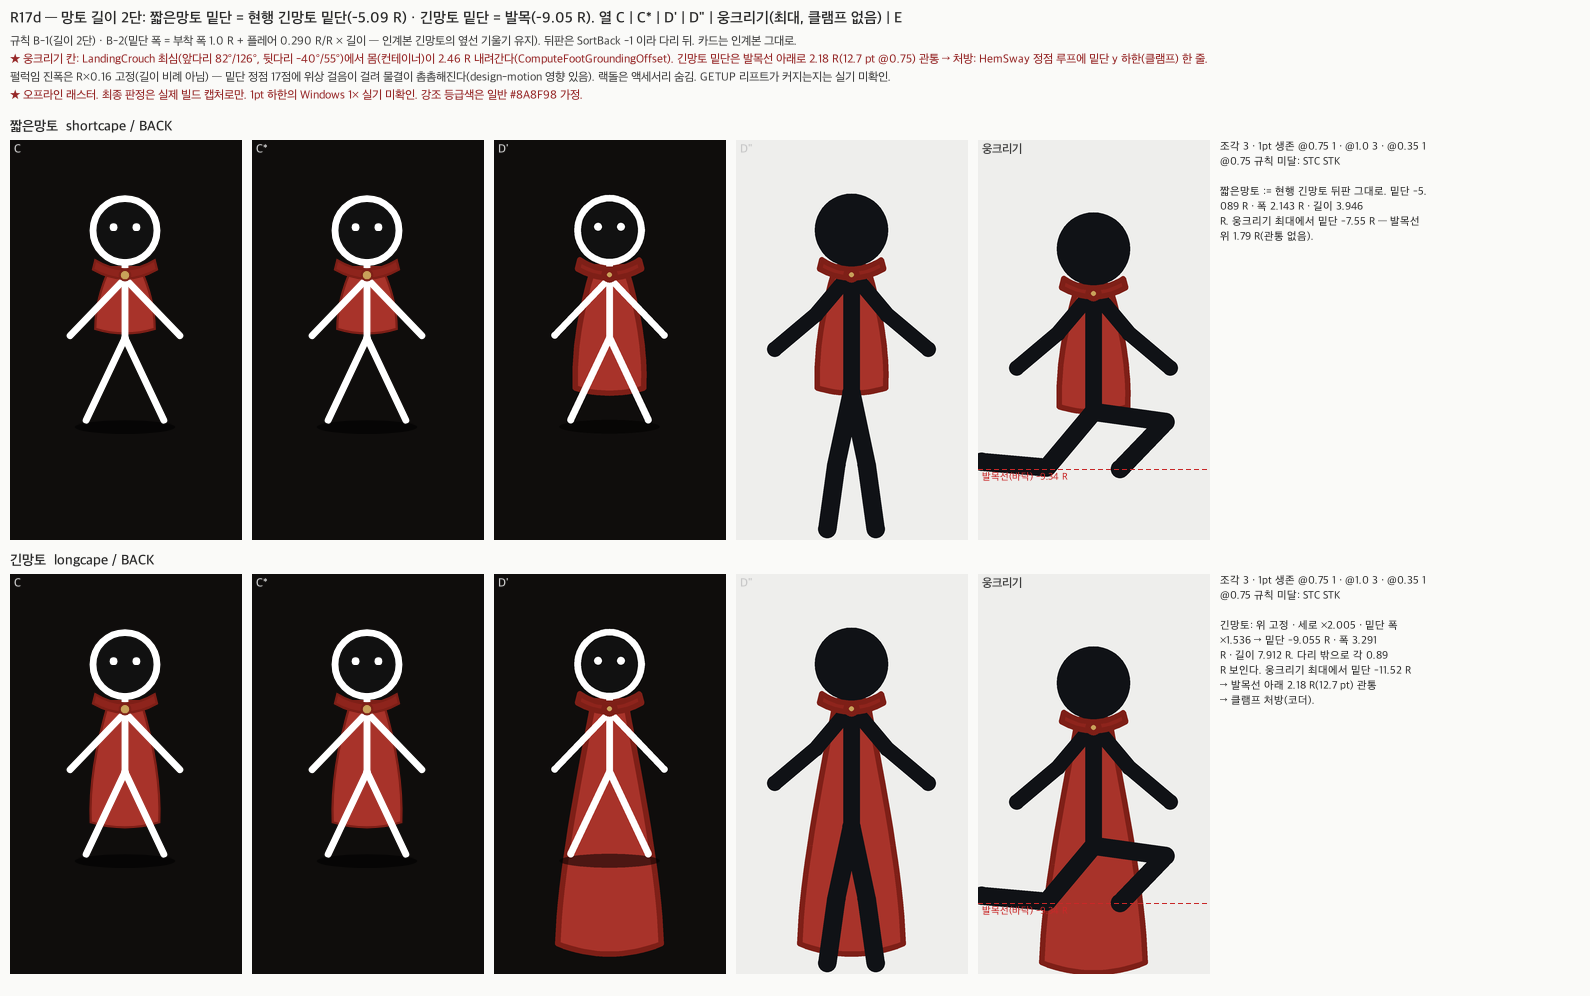

Recreate this plot in Python.
# -*- coding: utf-8 -*-
"""R17d — 망토 2행 시트 r17d_capes.png: 열 C | C* | D′ | D″ | 웅크리기(최대 깊이, 클램프 없음, 발목선 표시) | E.
    python3 r17d_capes.py     # ★ Chrome 필요
"""
import math, os, sys
from PIL import Image, ImageDraw
HERE = os.path.dirname(os.path.abspath(__file__)); sys.path.insert(0, HERE)
import rig
import r16_model as M16
import r16_raster as RZ
import r16_worn_sheet as S16
import r17_model as M
import r17_sheet as S17

WORN_W, WORN_H, R_PX, GAP = S16.WORN_W, S16.WORN_H, S16.R_PX, S16.GAP
CROUCH_H = 400
NOTE_W = 360

def draw_crouch_figure(cv, ox, oy, r_px, ink, amount=1.0):
    """웅크리기 자세(LandingCrouch 최심): 몸(머리·몸통·팔·컨테이너)은 crouch_offset 만큼 내려가고 다리는 각도로 굽는다."""
    off = M.crouch_offset(amount)
    P = lambda p: (ox + p[0] * r_px, oy - p[1] * r_px)
    hip = (0.0, rig.HIP_R + off)
    for sign, key in ((+1, "front"), (-1, "rear")):
        hipD, kneeD = M.CROUCH[key]
        hip0 = M.IDLE_SPREAD if sign > 0 else -M.IDLE_SPREAD
        h = hip0 + (hipD - hip0) * amount; k = M.IDLE_KNEE + (kneeD - M.IDLE_KNEE) * amount
        knee = (hip[0] + M.LEG_UP * math.sin(math.radians(h)), hip[1] - M.LEG_UP * math.cos(math.radians(h)))
        foot = (knee[0] + M.LEG_LO * math.sin(math.radians(h - k)), knee[1] - M.LEG_LO * math.cos(math.radians(h - k)))
        cv.line(P(hip), P(knee), M.W_LEG_R * r_px, ink); cv.line(P(knee), P(foot), M.W_LEG_R * r_px, ink)
    cv.line(P((0, -1.0 + off)), P(hip), M16.W_TORSO_R * r_px, ink)
    import r13_bodyocclusion as B
    for a, b in B.ARMS: cv.line(P((a[0], a[1] + off)), P((b[0], b[1] + off)), M16.W_ARM_R * r_px, ink)
    cv.disc(ox, oy - off * r_px, M16.HEAD_OUTER_R * r_px, ink)
    return off

def render_crouch(kind, w, h, head_cx, head_cy, r_px):
    """출하 화면 + 웅크리기 최대. 망토는 컨테이너와 함께 off 만큼 내려간다(클램프 없음). 발목선(바닥) = 빨간 점선."""
    cv = RZ.Canvas(w, h, S16.DESK_BG)
    off = M.crouch_offset(1.0)
    to_px = lambda p: (head_cx + p[0] * r_px, head_cy - (p[1] + off) * r_px)
    wpx = lambda p: p.width_R(M16.SHIP) * r_px
    ps = M.WORN[kind]
    S17.draw_pieces(cv, ps, to_px, wpx, M.PALETTE_R17, S16.INK_DARK, layer="back")
    draw_crouch_figure(cv, head_cx, head_cy, r_px, S16.INK_DARK, 1.0)
    S17.draw_pieces(cv, ps, to_px, wpx, M.PALETTE_R17, S16.INK_DARK, layer="front")
    im = cv.done(); d = ImageDraw.Draw(im)
    fy = head_cy - M.ANKLE_Y * r_px
    for x in range(0, w, 8): d.line([(x, fy), (x + 4, fy)], fill=(200, 40, 40), width=1)
    S16.label(d, (4, min(h - 14, fy + 2)), "발목선(바닥) %.2f R" % M.ANKLE_Y, 10, (200, 40, 40))
    return im, off

def main():
    kinds = ["shortcape", "longcape"]
    worn_c = S16.render_handoff_worn(R_PX, tag="c17d")
    worn_cf = S16.render_handoff_worn(R_PX, faithful=True, tag="cf17d")
    W = GAP + 5 * (WORN_W + GAP) + NOTE_W + GAP
    HEADER = 118; ROW = WORN_H + 34
    H = HEADER + ROW * 2 + GAP
    im = Image.new("RGB", (W, H), (250, 250, 248)); d = ImageDraw.Draw(im)
    S16.label(d, (GAP, 10), "R17d — 망토 길이 2단: 짧은망토 밑단 = 현행 긴망토 밑단(%.2f R) · 긴망토 밑단 = 발목(%.2f R). 열 C | C* | D′ | D″ | 웅크리기(최대, 클램프 없음) | E" % (M.HEM_SHORT_NEW, M.HEM_LONG_NEW), 15, bold=True)
    S16.label(d, (GAP, 34), "규칙 B-1(길이 2단) · B-2(밑단 폭 = 부착 폭 1.0 R + 플레어 %.3f R/R × 길이 — 인계본 긴망토의 옆선 기울기 유지). 뒤판은 SortBack −1 이라 다리 뒤. 카드는 인계본 그대로." % M.FLARE, 12, (70, 70, 70))
    S16.label(d, (GAP, 52), "★ 웅크리기 칸: LandingCrouch 최심(앞다리 82°/126°, 뒷다리 −40°/55°)에서 몸(컨테이너)이 %.2f R 내려간다(ComputeFootGroundingOffset). 긴망토 밑단은 발목선 아래로 %.2f R(%.1f pt @0.75) 관통 → 처방: HemSway 정점 루프에 밑단 y 하한(클램프) 한 줄." % (
        -M.crouch_offset(1.0), M.ANKLE_Y - (M.HEM_LONG_NEW + M.crouch_offset(1.0)), (M.ANKLE_Y - (M.HEM_LONG_NEW + M.crouch_offset(1.0))) * M16.head_r_pt(M16.SHIP)), 12, (150, 40, 40))
    S16.label(d, (GAP, 70), "펄럭임 진폭은 R×0.16 고정(길이 비례 아님) — 밑단 정점 17점에 위상 걸음이 걸려 물결이 촘촘해진다(design-motion 영향 있음). 랙돌은 액세서리 숨김. GETUP 리프트가 커지는지는 실기 미확인.", 12, (70, 70, 70))
    S16.label(d, (GAP, 88), "★ 오프라인 래스터. 최종 판정은 실제 빌드 캡처로만. 1pt 하한의 Windows 1× 실기 미확인. 강조 등급색은 일반 #8A8F98 가정.", 12, (150, 40, 40))
    xs = [GAP + i * (WORN_W + GAP) for i in range(5)]; xE = xs[4] + WORN_W + GAP
    for i, k in enumerate(kinds):
        y = HEADER + ROW * i; S16.label(d, (xs[0], y), "%s  %s / BACK" % (M.KO[k], k), 14, bold=True); y0 = y + 22
        im.paste(worn_c[k], (xs[0], y0)); im.paste(worn_cf[k], (xs[1], y0))
        im.paste(S17.render_ours(k, WORN_W, WORN_H, S17.HEAD_CX, S17.HEAD_CY, R_PX, figure="handoff", stage_x=S17.STAGE_X), (xs[2], y0))
        im.paste(S17.render_ours(k, WORN_W, WORN_H, S17.HEAD_CX, S17.HEAD_CY, R_PX, figure="ours", bg=S16.DESK_BG, ink=S16.INK_DARK), (xs[3], y0))
        cr, off = render_crouch(k, WORN_W, WORN_H, S17.HEAD_CX, S17.HEAD_CY - 60, R_PX)
        im.paste(cr, (xs[4], y0))
        hem = M.HEM_SHORT_NEW if k == "shortcape" else M.HEM_LONG_NEW
        pen = M.ANKLE_Y - (hem + off)
        note = (("짧은망토 := 현행 긴망토 뒤판 그대로. 밑단 %.3f R · 폭 %.3f R · 길이 %.3f R. 웅크리기 최대에서 밑단 %.2f R — 발목선 위 %.2f R(관통 없음)."
                 % (M.HEM_SHORT_NEW, M.HEM_W_LONG_OLD, M.CAPE_TOP_Y - M.HEM_SHORT_NEW, hem + off, -pen)) if k == "shortcape" else
                ("긴망토: 위 고정 · 세로 ×%.3f · 밑단 폭 ×%.3f → 밑단 %.3f R · 폭 %.3f R · 길이 %.3f R. 다리 밖으로 각 %.2f R 보인다. 웅크리기 최대에서 밑단 %.2f R → 발목선 아래 %.2f R(%.1f pt) 관통 → 클램프 처방(코더)."
                 % (M.KY_LONG, M.KW_LONG, M.HEM_LONG_NEW, M.HEM_W_LONG_NEW, M.LEN_LONG_NEW, M.HEM_W_LONG_NEW / 2 - 0.757, hem + off, pen, pen * M16.head_r_pt(M16.SHIP))))
        RZ.text_block(d, (xE, y0), S17.diff_lines(k) + [""] + RZ.wrap(note, 28, 33), size=11, color=(50, 50, 50), lh=15)
        for x, lab in zip(xs, ("C", "C*", "D′", "D″", "웅크리기")):
            S16.label(d, (x + 4, y0 + 2), lab, 12, (200, 200, 200) if lab != "웅크리기" else (60, 60, 60), bold=True)
    im.save(os.path.join(HERE, "r17d_capes.png")); print("wrote r17d_capes.png %dx%d" % im.size)

if __name__ == "__main__":
    main()
